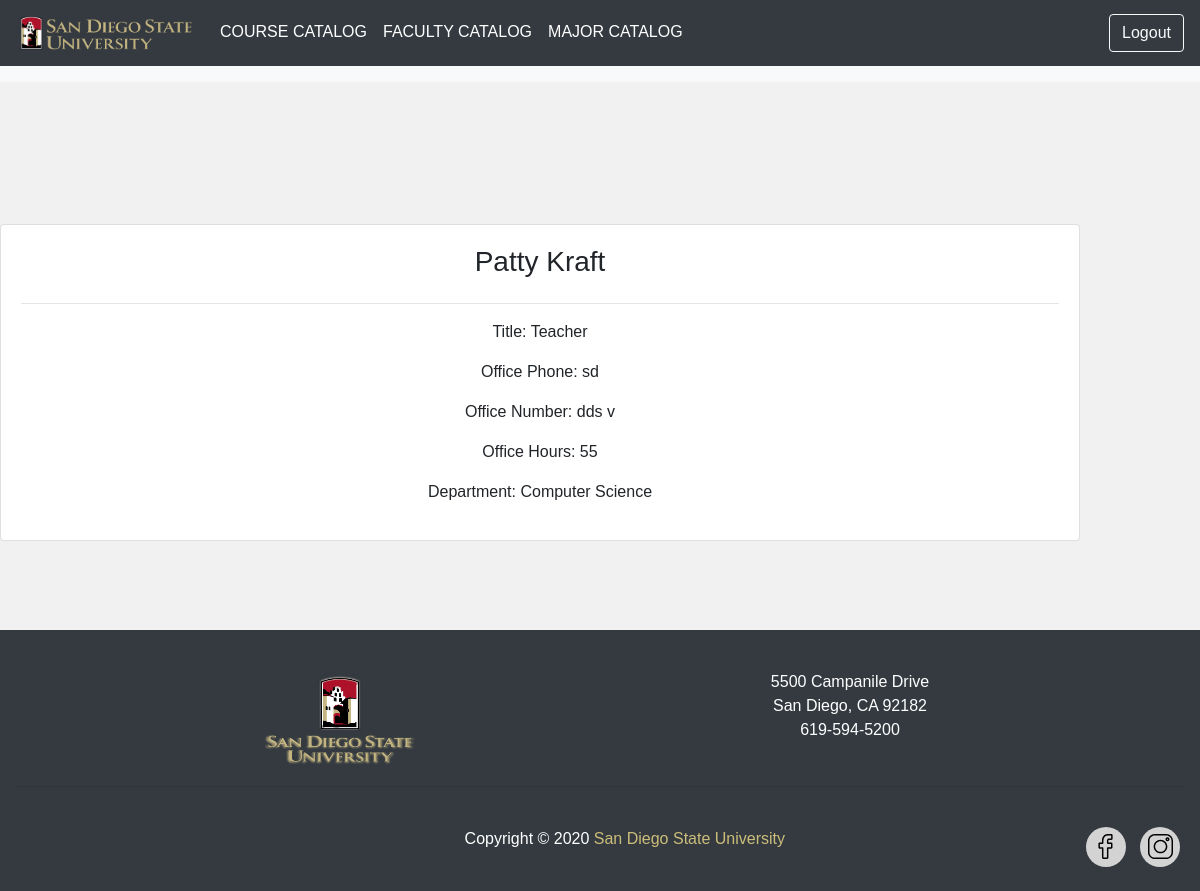
The page /accounts/faculty/detail/1 (signed in) on the database its author committed.
### school/models.py (models this page shows, shortened)
class Faculty(models.Model):
    user = models.OneToOneField(CustomUser, null=True, on_delete=models.CASCADE)
    department = models.ForeignKey(Department, null=True, on_delete=models.SET_NULL)
    name = models.CharField(max_length=200, null=True)
    date_of_birth = models.DateField(default=timezone.now)
    address = models.CharField(max_length=200, null=True)
    email = models.CharField(max_length=200, null=True, blank=True)
    title = models.CharField(max_length=200, null=True)
    office_phone = models.CharField(max_length=200, null=True)
    office_number = models.CharField(max_length=200, null=True)
    office_hours = models.CharField(max_length=200, null=True)

class Department(models.Model):
    department_name = models.CharField(max_length=200, null=True)
    def __str__(self):
        return self.department_name

### school/views.py (the view)
# urls.py: path('faculty/detail/<int:pk>', views.faculty_detail, name='faculty_detail'),
@login_required(login_url='login')
def faculty_detail(request, pk):
    faculty = Faculty.objects.get(id=pk)
    context = {
        'faculty': faculty,
    }
    return render(request, 'school/faculty/detail.html', context)

### school/templates/school/faculty/detail.html (shortened to what this page needs)
{% extends 'school/base.html' %}
{% block content %}
	<br>
<div class="row">
	<div class="col-md">
		<div class="card card-body">
			<h3>{{faculty.name}}
			</h3>
			<hr>
			<p>Title: {{faculty.title}}</p>
			<p>Office Phone: {{faculty.office_phone}}</p>
			<p>Office Number: {{faculty.office_number}}</p>
			<p>Office Hours: {{faculty.office_hours}}</p>
			<p>Department: {{faculty.department}}</p>
		</div>
	</div>
</div>
{% endblock %}>

### school/static/assets/css/styles.css (style rules this page uses)
* { margin: 0; padding: 0; box-sizing: border-box; }
body { font-family: Arial, Helvetica, sans-serif; background-color: #f1f1f1; position: relative; min-height: 100vh; }

### rows shown on the page
Faculty: name "Patty Kraft", title "Teacher", office_phone "sd", office_number "dds v", office_hours "55", department "Computer Science"
